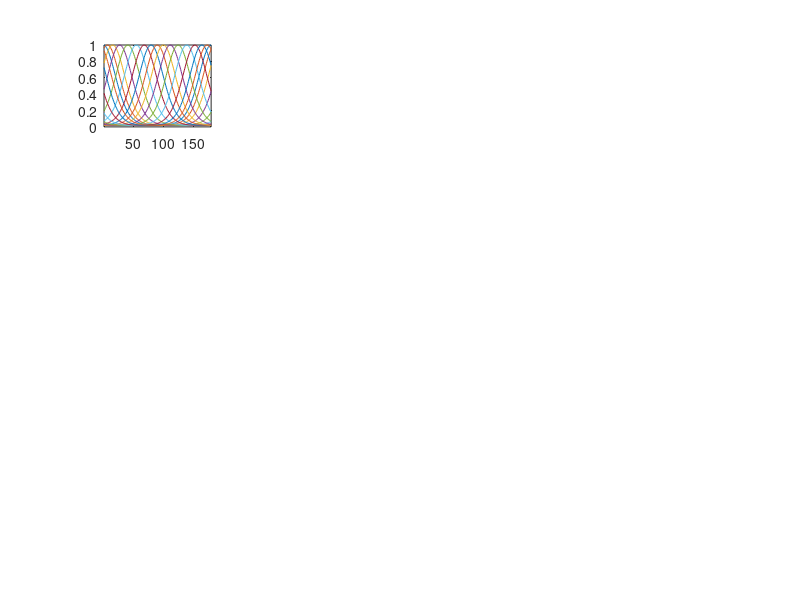

Recreate this plot in MATLAB. (Note: this script raises an error after producing the figure.)
clear all

% define functions
vmfun = @(xx, kappa, mu) exp(kappa*cosd((xx-mu))); % von Mises function
csfun = @(xx, mu, expo) (cosd(xx-mu)).^expo; % rectified cosine function
dgfun = @(xx, kappa, mu)    diff(exp( kappa*(cosd(xx-mu)-1) )); % differential von Mises function

% define paramters
params.meta.n_subs = 36; % # of particiapnts to simulate (scalar, integer)
params.tcurves.n_ori_prefs  = 16; % # of orientation preferences (scalar, integer)
params.tcurves.n_oris = 180; % # of orientations to test (deg; scalar, integer)
params.tcurves.oris = linspace(1,180,params.tcurves.n_oris); % (deg)
params.tcurves.ori_prefs = linspace(0,180,params.tcurves.n_ori_prefs+1); % (deg)
params.tcurves.ori_prefs(end) = [];
params.tcurves.kappa = 2; % neural tuning kappa value (deg)

params.cardi.oris = [0,90]; % position of cardinal orientations (deg)
params.cardi.sft.kappa = .5; % bias tuning kappa value (deg)
params.cardi.sft.amp = [14,8]; % amplitude of bias at each cardinal (a.u.)

params.neural.n_sensors = 20; % # of EEG sensors to simulate (scalar, integer)
params.neural.sensornoise_sd = 6; % amplitude of sensor noise (a.u.; scalar, float)

params.stim.n_stimuli = 180; % # of different oriented grating to simulate (scalar, integer)
params.stim.n_repeats = 18*2; % # of repeats per grating (scalar, integer)
params.stim.n_trials = params.stim.n_stimuli * params.stim.n_repeats; % total # of trials to simulate
params.stim.stim_lib = repmat(1:params.stim.n_stimuli,1,params.stim.n_repeats);

params.model.n_ori_chans = 6; % # of forward model channels (scalar, integer)
params.model.kernel = exp(1i * (params.tcurves.oris*2*pi/180)); % circular kernel

params.analysis.smoothing = 16; % smoothing window

% simulate neuron tuning curves
upsample_factor = 10000;
upsampled_oris = linspace(0,180,upsample_factor+1);
params.cardi.sft.mod  = dgfun(upsampled_oris*2,params.cardi.sft.kappa,params.cardi.oris(1)*2)*params.cardi.sft.amp(1)+...
    dgfun(upsampled_oris*2,params.cardi.sft.kappa,params.cardi.oris(2)*2)*params.cardi.sft.amp(2);
params.cardi.sft.mod = params.cardi.sft.mod(round(linspace(1,upsample_factor,params.tcurves.n_ori_prefs+1)));
params.cardi.sft.mod(end) = [];

params.cardi.sft.mod = params.cardi.sft.mod/max(abs(params.cardi.sft.mod))*max(abs(params.cardi.sft.amp));
for cc = 1:params.tcurves.n_ori_prefs
    tcurves(:,cc) = vmfun(params.tcurves.oris*2,params.tcurves.kappa,params.tcurves.ori_prefs(cc)*2+params.cardi.sft.mod(cc));
    tcurves(:,cc) = tcurves(:,cc)/max(tcurves(:,cc));
end

% plot tuning curves
figure
subplot(4,4,1)
plot(params.tcurves.oris,tcurves)
ylim([0,1]);
xlim([min(params.tcurves.oris),max(params.tcurves.oris)])

%% begin simulation
warning OFF
for sub = 1:params.meta.n_subs % repeat over multiple subjects
    fprintf('simulating participant %i of %i\n',sub, params.meta.n_subs);
    
    % make a random weighting of neurons on to each sensor
    neuron_to_sensor_weights = rand(params.tcurves.n_ori_prefs,params.neural.n_sensors);
    
    stimuli = Shuffle(params.stim.stim_lib);
    
    sensornoise = randn(params.stim.n_trials,params.neural.n_sensors)*params.neural.sensornoise_sd;
    
    % compute the sensor responses
    sensor_response = (tcurves(stimuli,:))*neuron_to_sensor_weights + sensornoise;
    
    % bin orientations
    phi = stimuli*pi/180;
    chans = linspace(0,pi,params.model.n_ori_chans+1);
    chans(end) = [];
    chan_width = round(pi/params.model.n_ori_chans,4);
    chans = chans + chan_width/2;
    labels = phi*nan;
    for b = 1:params.model.n_ori_chans
        labels(round(abs(circ_dist(phi*2,chans(b)*2)),4)<=chan_width) = round(chans(b)*180/pi);
    end
    chans = unique(labels);
    
    % apply forward encoding to decode simulated data
    train_trials = 1:params.stim.n_trials/2;
    test_trials = params.stim.n_trials/2+1:params.stim.n_trials;
    
    % create stimulus mask
    stim_mask = zeros(params.stim.n_trials,params.tcurves.n_oris);
    for trial = 1:params.stim.n_trials
        stim_mask(trial,labels(trial)) = 1;
    end
    
    for stp = 1:180/params.model.n_ori_chans
        shifted_oris = circshift(params.tcurves.oris,stp-1);
        basis_set = nan(params.tcurves.n_oris,params.model.n_ori_chans);
        
        for cc = 1:params.model.n_ori_chans
            basis_set(:,cc) = csfun(shifted_oris,chans(cc),params.model.n_ori_chans-mod(params.model.n_ori_chans,2));
        end
        
        % compute design matrix
        design = (stim_mask*basis_set);
                    
        decoder = train_beamformerMT([],design(train_trials,:)',sensor_response(train_trials,:)');
        estimatedChannelResponse([0:params.model.n_ori_chans-1]*180/params.model.n_ori_chans+stp,:) = ...
            decode_beamformer([], decoder,sensor_response(test_trials,:)'); 
    end
        
    degs = round(phi(test_trials)*180/pi);
    estimatedChannelResponse = circshift(estimatedChannelResponse,chans(1),1);
    Z = params.model.kernel*estimatedChannelResponse;
    theta = mod(angle(Z), 2*pi) * (180/pi) * 0.5;       % Decoded orientation
    
    for test_o = 1:params.stim.n_stimuli
        r{sub}(test_o) = mean(exp(1i * (theta(:,degs==test_o) - test_o) * (pi/180) * 2),2);
        sd{sub}(test_o) = circ_std(theta(:,degs==test_o) * (pi/180) * 2,[],[],2)/2;
    end
end
warning ON

r = reshape(cell2mat(r),params.stim.n_stimuli,params.meta.n_subs);
sd = reshape(cell2mat(sd),params.stim.n_stimuli,params.meta.n_subs);

% calculate accuracy, precision, and bias
accu = abs(r) .* cos(angle(r)); % (a.u.)
prec = 1./(sd*180/pi); % (deg)
bias = angle(r); % (2pi radians)

% average across subjects
accu = mean(accu,2); % (a.u.)
prec = mean(prec,2); % (deg)
bias = circ_mean(bias,[],2)*180/pi/2; % (deg)

% plot decoding results
x = 1:180;

subplot(4,4,5)
plot(x,accu,'.k')
hold on
sy{1} = smooth([accu,accu,accu],params.analysis.smoothing,'moving');sy{1} = sy{1}(181:360);
plot(x,sy{1},'-r','lineWidth',2)
ylim([min(accu(:)),max(accu(:))]);
xlim([0,180]);

subplot(4,4,6)
plot(x,prec,'.k')
hold on
sy{2} = smooth([prec,prec,prec],params.analysis.smoothing,'moving');sy{2} = sy{2}(181:360);
plot(x,sy{2},'-r','lineWidth',2)
ylim([min(prec(:)),max(prec(:))]);
xlim([0,180]);

subplot(4,4,7)
plot(x,bias,'.k')
hold on
sy{3} = smooth([bias,bias,bias],params.analysis.smoothing,'moving');sy{3} = sy{3}(181:360);
plot(x,sy{3},'-r','lineWidth',2)
ylim([min(bias(:)),max(bias(:))]);
xlim([0,180]);
